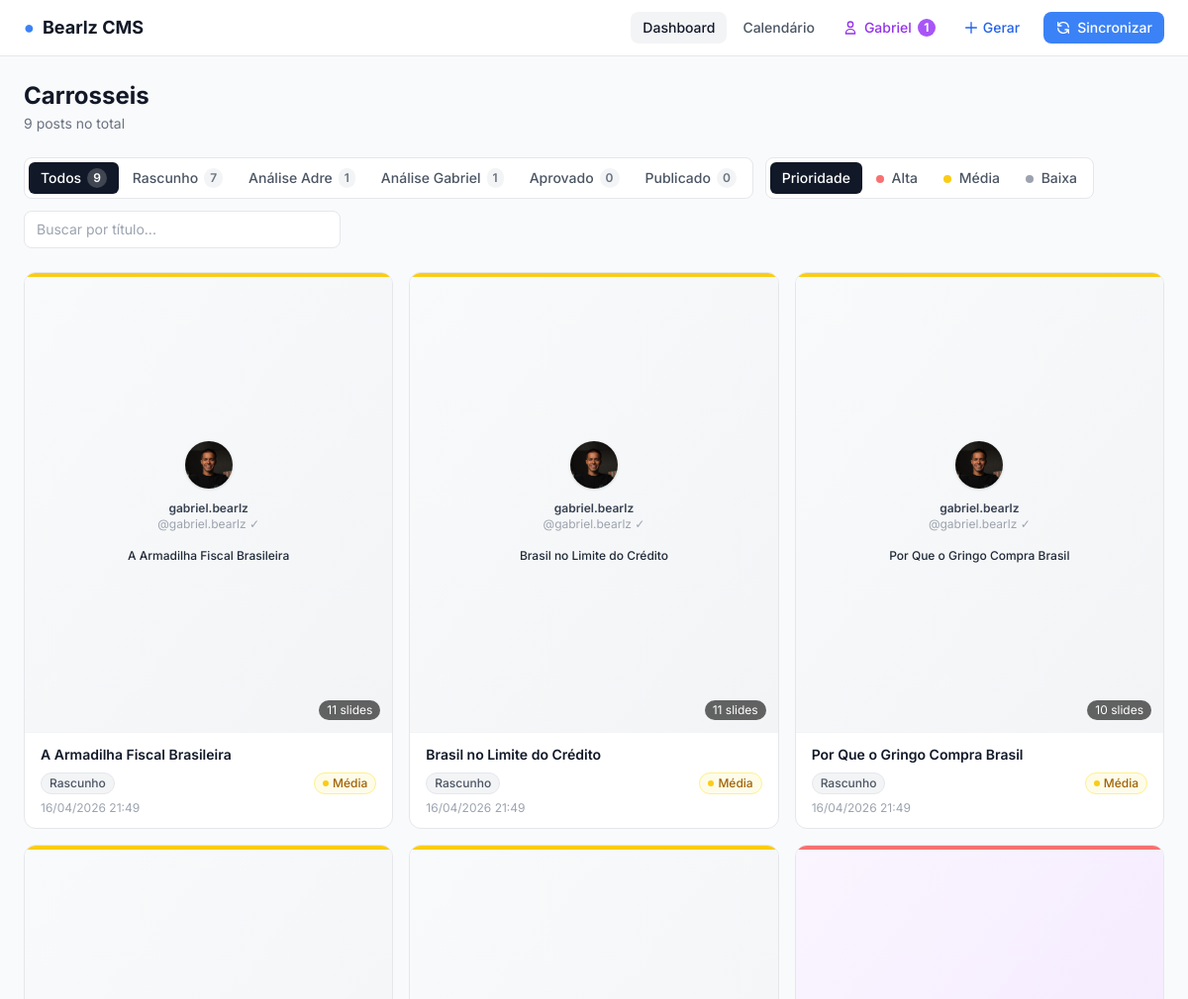
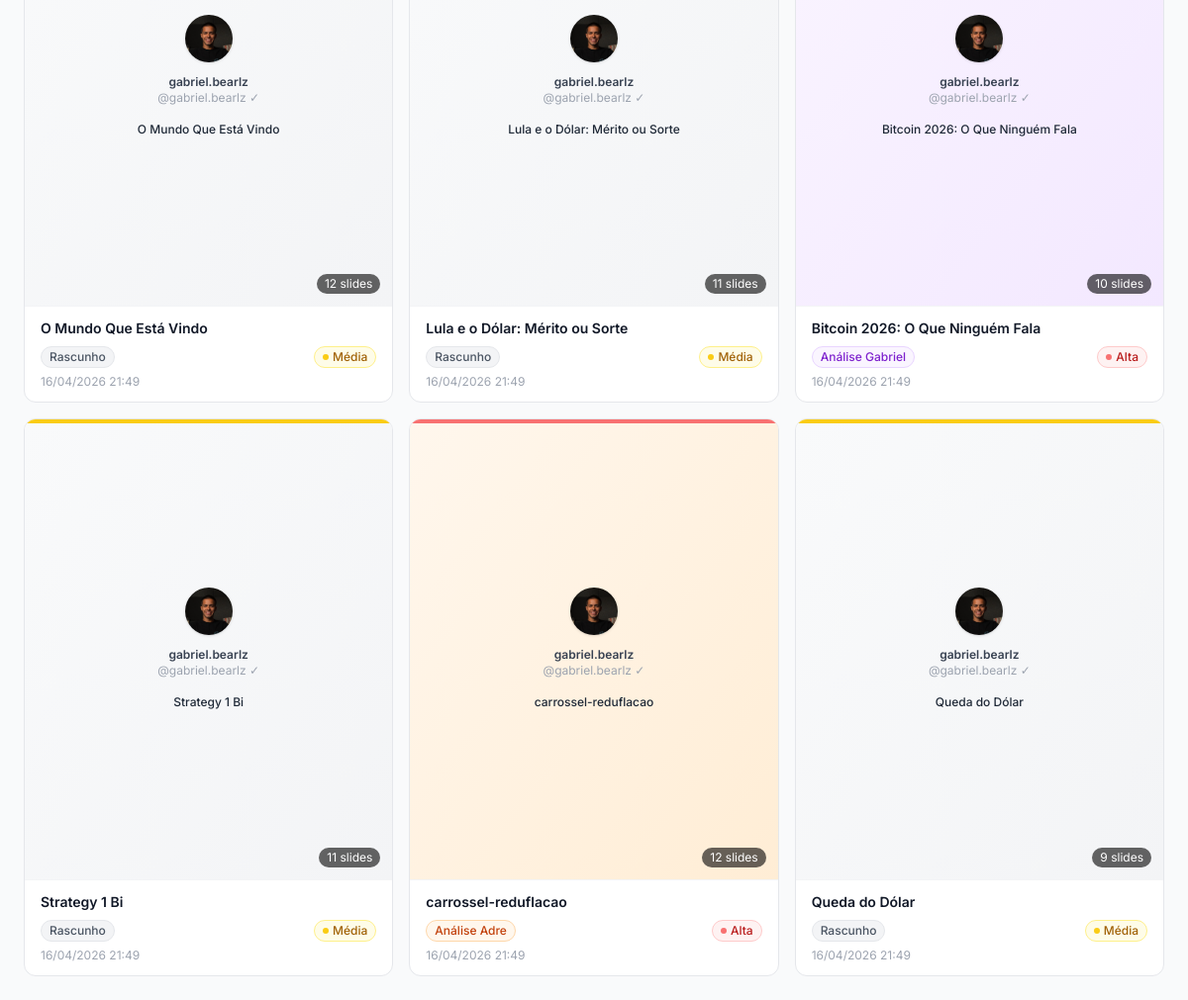
The page / on the database its author committed (2 pictures, top to bottom).
### tables this page shows
CREATE TABLE carrosseis (
                slug        TEXT PRIMARY KEY,
                titulo      TEXT NOT NULL,
                status      TEXT NOT NULL DEFAULT 'rascunho',
                arquivo     TEXT,
                num_slides  INTEGER DEFAULT 0,
                created_at  TEXT DEFAULT (datetime('now')),
                updated_at  TEXT DEFAULT (datetime('now'))
            , prioridade TEXT NOT NULL DEFAULT 'media', tempo_revisao INTEGER DEFAULT 0, data_publicacao TEXT);

### app.py (the view)
@app.route("/")
def dashboard():
    status_filter = request.args.get("status", "todos")
    prio_filter   = request.args.get("prio",   "todos")
    busca         = request.args.get("q", "").strip().lower()
    with get_db() as conn:
        where, params = [], []
        if status_filter != "todos":
            where.append("status = ?"); params.append(status_filter)
        if prio_filter != "todos":
            where.append("prioridade = ?"); params.append(prio_filter)
        sql = "SELECT * FROM carrosseis"
        if where:
            sql += " WHERE " + " AND ".join(where)
        sql += " ORDER BY created_at DESC"
        rows = conn.execute(sql, params).fetchall()
        counts = {
            "todos":           conn.execute("SELECT COUNT(*) FROM carrosseis").fetchone()[0],
            "rascunho":        conn.execute("SELECT COUNT(*) FROM carrosseis WHERE status='rascunho'").fetchone()[0],
            "analise_adre":    conn.execute("SELECT COUNT(*) FROM carrosseis WHERE status='analise_adre'").fetchone()[0],
            "analise_gabriel": conn.execute("SELECT COUNT(*) FROM carrosseis WHERE status='analise_gabriel'").fetchone()[0],
            "aprovado":        conn.execute("SELECT COUNT(*) FROM carrosseis WHERE status='aprovado'").fetchone()[0],
            "publicado":       conn.execute("SELECT COUNT(*) FROM carrosseis WHERE status='publicado'").fetchone()[0],
        }
    carrosseis = [dict(r) for r in rows]
    if busca:
        carrosseis = [c for c in carrosseis if busca in c["titulo"].lower()]
    for c in carrosseis:
        c["status_label"], c["status_color"] = STATUS_LABELS.get(c["status"], ("?", "gray"))
        c["prio_label"],   c["prio_color"]   = PRIO_LABELS.get(c.get("prioridade","media"), ("Média","yellow"))
        c["created_fmt"]  = fmt_data(c["created_at"])
        c["tempo_fmt"]    = fmt_tempo(c.get("tempo_revisao") or 0)
    return render_template("index.html",
                           carrosseis=carrosseis,
                           status_filter=status_filter,
                           prio_filter=prio_filter,
                           counts=counts,
                           busca=busca)

### app.py (called while the page is built, shortened)
def get_db():
    conn = sqlite3.connect(DB_PATH)
    conn.row_factory = sqlite3.Row
    conn.execute("PRAGMA journal_mode=WAL")
    return conn

@app.context_processor
def inject_gabriel_count():
    try:
        with get_db() as conn:
            para_gabriel = conn.execute(
                "SELECT COUNT(*) FROM carrosseis WHERE status='analise_gabriel'"
            ).fetchone()[0]
            aguardando_adre = conn.execute(
                "SELECT COUNT(*) FROM carrosseis WHERE status IN ('rascunho','analise_adre')"
            ).fetchone()[0]
        return {"gabriel_fila": para_gabriel, "adre_fila": aguardando_adre}
    except Exception:
        return {"gabriel_fila": 0, "adre_fila": 0}

def fmt_tempo(segundos: int) -> str:
    if not segundos:
        return ""

def fmt_data(iso: str) -> str:
    try:
        dt = datetime.fromisoformat(iso)
        return dt.strftime("%d/%m/%Y %H:%M")
    except Exception:
        return iso or ""

### templates/index.html (shortened to what this page needs)
{% extends "base.html" %}
{% block content %}
<div class="flex items-center justify-between mb-6">
  <div>
    <h1 class="text-2xl font-bold text-gray-900">Carrosseis</h1>
    <p class="text-sm text-gray-500 mt-0.5">{{ counts.todos }} post{% if counts.todos != 1 %}s{% endif %} no total</p>
  </div>
</div>
<div class="flex flex-wrap items-center gap-3 mb-6">
  <div class="flex bg-white border border-gray-200 rounded-lg p-1 gap-0.5">
    {% for key, label, count in [
      ('todos',           'Todos',            counts.todos),
      ('rascunho',        'Rascunho',         counts.rascunho),
      ('analise_adre',    'Análise Adre',     counts.analise_adre),
      ('analise_gabriel', 'Análise Gabriel',  counts.analise_gabriel),
      ('aprovado',        'Aprovado',         counts.aprovado),
      ('publicado',       'Publicado',        counts.publicado),
    ] %}
    <a href="?status={{ key }}&prio={{ prio_filter }}{% if busca %}&q={{ busca }}{% endif %}"
       class="px-3 py-1.5 rounded-md text-sm font-medium transition-colors flex items-center gap-1.5
              {% if status_filter == key %}bg-gray-900 text-white{% else %}text-gray-600 hover:bg-gray-100{% endif %}">
      {{ label }}
      <span class="text-xs rounded-full px-1.5 py-0.5 font-semibold
        {% if status_filter == key %}bg-white/20 text-white{% else %}bg-gray-100 text-gray-500{% endif %}">
        {{ count }}
      </span>
    </a>
    {% endfor %}
  </div>
  <div class="flex bg-white border border-gray-200 rounded-lg p-1 gap-0.5">
    {% for key, label, color in [
      ('todos', 'Prioridade', 'gray'),
      ('alta',  'Alta',       'red'),
      ('media', 'Média',      'yellow'),
      ('baixa', 'Baixa',      'gray'),
    ] %}
    <a href="?status={{ status_filter }}&prio={{ key }}{% if busca %}&q={{ busca }}{% endif %}"
       class="px-3 py-1.5 rounded-md text-sm font-medium transition-colors
              {% if prio_filter == key %}bg-gray-900 text-white{% else %}text-gray-600 hover:bg-gray-100{% endif %}">
      {% if key != 'todos' %}
      <span class="inline-block w-2 h-2 rounded-full mr-1
        {% if color == 'red' %}bg-red-400{% elif color == 'yellow' %}bg-yellow-400{% else %}bg-gray-400{% endif %}"></span>
      {% endif %}
      {{ label }}
    </a>
    {% endfor %}
  </div>
  <form method="get" class="flex-1 min-w-44 max-w-xs">
    <input type="text" name="q" value="{{ busca }}" placeholder="Buscar por título..."
      class="w-full px-3 py-2 text-sm border border-gray-200 rounded-lg bg-white focus:outline-none focus:ring-2 focus:ring-blue-500">
  </form>
</div>
{% if carrosseis %}
<div class="grid grid-cols-1 sm:grid-cols-2 lg:grid-cols-3 xl:grid-cols-4 gap-4">
  {% for c in carrosseis %}
  <a href="/c/{{ c.slug }}"
     class="group bg-white rounded-xl border border-gray-200 overflow-hidden hover:border-blue-300 hover:shadow-md transition-all duration-150 flex flex-col">
    <div class="aspect-[4/5] bg-gradient-to-br
      {% if c.status == 'publicado' %}from-blue-50 to-blue-100
      {% elif c.status == 'aprovado' %}from-green-50 to-green-100
      {% elif c.status == 'analise_gabriel' %}from-purple-50 to-purple-100
      {% elif c.status == 'analise_adre' %}from-orange-50 to-orange-100
      {% else %}from-gray-50 to-gray-100{% endif %}
      flex flex-col items-center justify-center p-6 relative">
      {% if c.prio_color == 'red' %}
      <div class="absolute top-0 left-0 right-0 h-1 bg-red-400 rounded-t-xl"></div>
      {% elif c.prio_color == 'yellow' %}
      <div class="absolute top-0 left-0 right-0 h-1 bg-yellow-400 rounded-t-xl"></div>
      {% endif %}
      <img src="/static/gabriel.png" class="w-12 h-12 rounded-full object-cover shadow mb-3" alt="Gabriel">
      <p class="text-xs font-semibold text-gray-700 text-center">gabriel.bearlz</p>
      <p class="text-xs text-gray-400 mb-4">@gabriel.bearlz ✓</p>
      <p class="text-center text-xs text-gray-800 font-medium leading-snug line-clamp-4 px-2">{{ c.titulo }}</p>
      {% if c.num_slides %}
      <span class="absolute bottom-3 right-3 bg-black/60 text-white text-xs px-2 py-0.5 rounded-full">
        {{ c.num_slides }} slides
      </span>
      {% endif %}
    </div>
    <div class="px-4 py-3 border-t border-gray-100 flex-1 flex flex-col justify-between">
      <p class="text-sm font-semibold text-gray-900 truncate mb-2">{{ c.titulo }}</p>
      <div class="flex items-center justify-between flex-wrap gap-1">
        <span class="text-xs font-medium px-2 py-0.5 rounded-full border
          {% if c.status_color == 'green' %}bg-green-50 text-green-700 border-green-200
          {% elif c.status_color == 'blue' %}bg-blue-50 text-blue-700 border-blue-200
          {% elif c.status_color == 'orange' %}bg-orange-50 text-orange-700 border-orange-200
          {% elif c.status_color == 'purple' %}bg-purple-50 text-purple-700 border-purple-200
          {% else %}bg-gray-100 text-gray-600 border-gray-200{% endif %}">
          {{ c.status_label }}
        </span>
        <span class="text-xs font-medium px-2 py-0.5 rounded-full border flex items-center gap-1
          {% if c.prio_color == 'red' %}bg-red-50 text-red-700 border-red-200
          {% elif c.prio_color == 'yellow' %}bg-yellow-50 text-yellow-700 border-yellow-200
          {% else %}bg-gray-100 text-gray-500 border-gray-200{% endif %}">
          <span class="w-1.5 h-1.5 rounded-full
            {% if c.prio_color == 'red' %}bg-red-400
            {% elif c.prio_color == 'yellow' %}bg-yellow-400
            {% else %}bg-gray-400{% endif %}"></span>
          {{ c.prio_label }}
        </span>
      </div>
      <p class="text-xs text-gray-400 mt-1.5">{{ c.created_fmt }}</p>
    </div>
  </a>
  {% endfor %}
</div>
{% endif %}
{% endblock %}

### templates/base.html (shortened to what this page needs)
<!DOCTYPE html>
<html lang="pt-BR">
<head>
  <script src="https://cdn.tailwindcss.com"></script>
</head>
<body class="bg-gray-50 min-h-screen">
  <header class="bg-white border-b border-gray-200 sticky top-0 z-40">
    <div class="max-w-screen-xl mx-auto px-6 h-14 flex items-center justify-between">
      <a href="/" class="flex items-center gap-2 font-bold text-gray-900 text-lg hover:text-blue-600 transition-colors">
        <span class="text-blue-500">●</span>
        Bearlz CMS
      </a>
      <nav class="flex items-center gap-1">
        <a href="/" class="px-3 py-1.5 rounded-lg text-sm font-medium text-gray-600 hover:bg-gray-100 transition-colors
          {% if request.endpoint == 'dashboard' %}bg-gray-100 text-gray-900{% endif %}">
          Dashboard
        </a>
        <a href="/calendario" class="px-3 py-1.5 rounded-lg text-sm font-medium text-gray-600 hover:bg-gray-100 transition-colors
          {% if request.endpoint == 'calendario' %}bg-gray-100 text-gray-900{% endif %}">
          Calendário
        </a>
        <a href="/gabriel" class="relative px-3 py-1.5 rounded-lg text-sm font-medium transition-colors flex items-center gap-1.5
          {% if request.endpoint == 'gabriel_inbox' %}bg-purple-500 text-white{% else %}text-purple-600 hover:bg-purple-50{% endif %}">
          <svg xmlns="http://www.w3.org/2000/svg" class="w-4 h-4" fill="none" viewBox="0 0 24 24" stroke="currentColor" stroke-width="2">
            <path stroke-linecap="round" stroke-linejoin="round" d="M16 7a4 4 0 11-8 0 4 4 0 018 0zM12 14a7 7 0 00-7 7h14a7 7 0 00-7-7z"/>
          </svg>
          Gabriel
          {% if gabriel_fila > 0 %}
          <span class="flex items-center justify-center min-w-[18px] h-[18px] px-1 rounded-full text-xs font-bold
            {% if request.endpoint == 'gabriel_inbox' %}bg-white text-purple-600{% else %}bg-purple-500 text-white{% endif %}">
            {{ gabriel_fila }}
          </span>
          {% endif %}
        </a>
        <a href="/gerar" class="px-3 py-1.5 rounded-lg text-sm font-medium transition-colors flex items-center gap-1
          {% if request.endpoint == 'pagina_gerar' %}bg-blue-500 text-white{% else %}text-blue-600 hover:bg-blue-50{% endif %}">
          <svg xmlns="http://www.w3.org/2000/svg" class="w-4 h-4" fill="none" viewBox="0 0 24 24" stroke="currentColor" stroke-width="2">
            <path stroke-linecap="round" stroke-linejoin="round" d="M12 4v16m8-8H4"/>
          </svg>
          Gerar
        </a>
        <button onclick="syncCarrosseis()"
          class="ml-2 px-3 py-1.5 rounded-lg text-sm font-medium bg-blue-500 text-white hover:bg-blue-600 transition-colors flex items-center gap-1.5">
          <svg xmlns="http://www.w3.org/2000/svg" class="w-4 h-4" fill="none" viewBox="0 0 24 24" stroke="currentColor" stroke-width="2">
            <path stroke-linecap="round" stroke-linejoin="round" d="M4 4v5h.582m15.356 2A8.001 8.001 0 004.582 9m0 0H9m11 11v-5h-.581m0 0a8.003 8.003 0 01-15.357-2m15.357 2H15" />
          </svg>
          Sincronizar
        </button>
      </nav>
    </div>
  </header>
  <main class="max-w-screen-xl mx-auto px-6 py-6">
    {% block content %}{% endblock %}
  </main>
</body>
</html>

### templates/base.html (style rules this page uses)
* { font-family: 'Inter', system-ui, sans-serif; }

### rows shown on the page
carrosseis: titulo "A Armadilha Fiscal Brasileira", num_slides "11", status_label "Rascunho", prio_label "Média", created_fmt "16/04/2026 21:49"
carrosseis: titulo "Brasil no Limite do Crédito", num_slides "11", status_label "Rascunho", prio_label "Média", created_fmt "16/04/2026 21:49"
carrosseis: titulo "Por Que o Gringo Compra Brasil", num_slides "10", status_label "Rascunho", prio_label "Média", created_fmt "16/04/2026 21:49"
carrosseis: titulo "O Mundo Que Está Vindo", num_slides "12", status_label "Rascunho", prio_label "Média", created_fmt "16/04/2026 21:49"
carrosseis: titulo "Lula e o Dólar: Mérito ou Sorte", num_slides "11", status_label "Rascunho", prio_label "Média", created_fmt "16/04/2026 21:49"
carrosseis: titulo "Bitcoin 2026: O Que Ninguém Fala", num_slides "10", status_label "Análise Gabriel", prio_label "Alta", created_fmt "16/04/2026 21:49"
carrosseis: titulo "Strategy 1 Bi", num_slides "11", status_label "Rascunho", prio_label "Média", created_fmt "16/04/2026 21:49"
carrosseis: titulo "carrossel-reduflacao", num_slides "12", status_label "Análise Adre", prio_label "Alta", created_fmt "16/04/2026 21:49"
carrosseis: titulo "Queda do Dólar", num_slides "9", status_label "Rascunho", prio_label "Média", created_fmt "16/04/2026 21:49"

### other values the page prints
{{ gabriel_fila }} "1"
{{ counts.todos }} "9"
{{ label }} "Todos" "Rascunho" "Análise Adre" "Análise Gabriel" "Aprovado" "Publicado"
{{ count }} "9" "7" "1" "1" "0" "0"
{{ label }} "Prioridade" "Alta" "Média" "Baixa"
